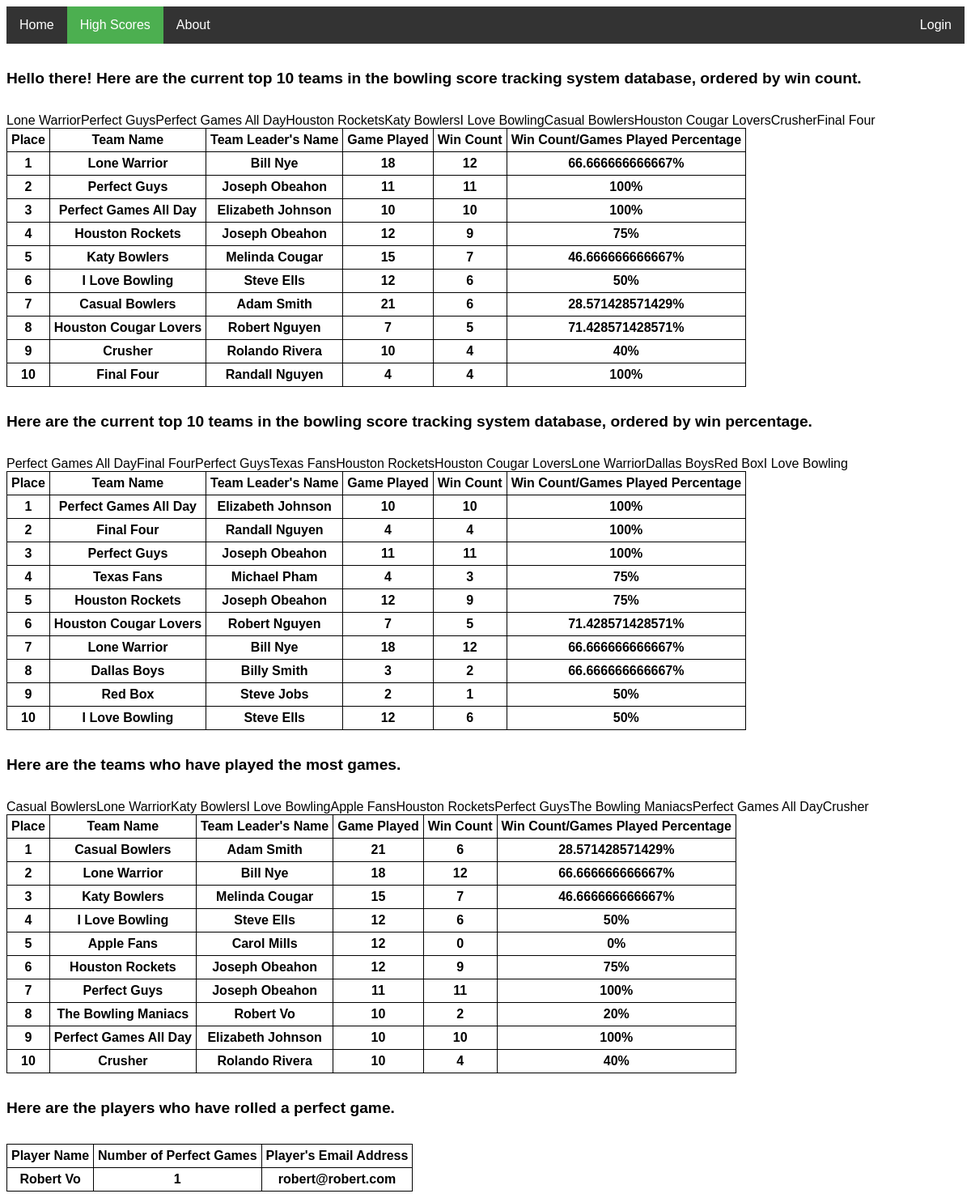
Page /scores.php on the committed database.
### tables this page shows
CREATE TABLE Team (
  Team_ID             INT             PRIMARY KEY AUTO_INCREMENT,
  Name                VARCHAR(50)	    NOT NULL,
  Leader              INT			        NOT NULL,
  Date_Created        DATETIME,
  Game_Count          INT			        DEFAULT 0,
  Win_Count           INT			        DEFAULT 0,
  Player_1	          INT             NULL,
  Player_2	          INT             NULL,
  Player_3	          INT             NULL,
  Player_4	          INT             NULL,
  Player_5	          INT             NULL,
  Date_Added          DATETIME,
  Last_Date_Modified  DATETIME,
  FOREIGN KEY    (Leader)       REFERENCES Players(Player_ID)
    ON DELETE RESTRICT,
  FOREIGN KEY    (Player_1)     REFERENCES Players(Player_ID)
    ON DELETE RESTRICT,
  FOREIGN KEY    (Player_2)     REFERENCES Players(Player_ID)
    ON DELETE RESTRICT,
  FOREIGN KEY    (Player_3)     REFERENCES Players(Player_ID)
    ON DELETE RESTRICT,
  FOREIGN KEY    (Player_4)     REFERENCES Players(Player_ID)
    ON DELETE RESTRICT,
  FOREIGN KEY    (Player_5)     REFERENCES Players(Player_ID)
    ON DELETE RESTRICT,
  CHECK (Game_Count >= 0),
  CHECK (Win_Count >= 0)
);

CREATE TABLE Player_Stats (
  Stat_ID             INT PRIMARY KEY AUTO_INCREMENT,
  Player_ID           INT UNIQUE,
  Strikes             INT NOT NULL DEFAULT 0,
  Games_Played        INT NOT NULL DEFAULT 0,
  Perfect_Games       INT NOT NULL DEFAULT 0,
  Spares              INT NOT NULL DEFAULT 0,
  Best_Score          INT NOT NULL DEFAULT 0,
  Worst_Score         INT NOT NULL DEFAULT 0,
  Pins_Left           INT NOT NULL DEFAULT 0,
  Average_Pin_Left    DOUBLE NOT NULL DEFAULT 0,
  Date_Added          DATETIME,
  Last_Date_Modified  DATETIME,
  FOREIGN KEY (Player_ID) REFERENCES Players(Player_ID)
    ON DELETE CASCADE
    ON UPDATE CASCADE,
  CHECK (Strikes >= 0),
  CHECK (Games_Played >= 0),
  CHECK (Perfect_Games >= 0),
  CHECK (Spares >= 0),
  CHECK (Best_Score >= 0),
  CHECK (Worst_Score >= 0),
  CHECK (Pins_Left >= 0),
  CHECK (Average_Pin_Left >= 0)
);

CREATE TABLE Players (
  Player_ID           INT             PRIMARY KEY AUTO_INCREMENT,
  Gender              ENUM('F', 'M')  NOT NULL,
  Phone_Number        VARCHAR(15),
  Date_Joined         DATE,
  Date_Of_Birth       DATE            NOT NULL,
  Street_Address      VARCHAR(30)     NOT NULL,
  City                VARCHAR(30)     NOT NULL,
  State               VARCHAR(15)     NOT NULL,
  Zip_Code            INT             NOT NULL,
  First_Name          VARCHAR(30)     NOT NULL,
  Last_Name           VARCHAR(30)     NOT NULL,
  Middle_Initial      VARCHAR(1),
  Email               VARCHAR(30)     NOT NULL UNIQUE,
  Password            VARCHAR(256)    NOT NULL,
  Is_Admin            BOOLEAN         DEFAULT FALSE,
  Reset_Key           VARCHAR(100)    DEFAULT '',
  Date_Added          DATETIME,
  Last_Date_Modified  DATETIME

);

### public_html/scores.php (the view, shortened to what this page needs)
<!DOCTYPE html>
<html>
<head>
    <link rel="stylesheet" type="text/css" href="index.css">
    <link rel="stylesheet" type="text/css" href="audit.css">
</head>
<body>
<?php
include 'menuBar.php';
generateMenuBar(basename(__FILE__));
?>
<?php
function createPlayersArray()
{
    $conn = connectToDatabase();
    $sql = "SELECT First_Name, Last_Name, Player_ID from Players";
    $result = $conn->query($sql);
    $teams = array();
    if ($result->num_rows > 0) {
        while ($row = $result->fetch_assoc()) {
            $teams[$row['Player_ID']] = $row['First_Name'] . ' ' . $row['Last_Name'];
        }
    } else {
        echo "0 results";
    }
    return $teams;
}
?>
<?php
function printTop10Teams() {
    $conn = connectToDatabase();
    $sql = "SELECT * FROM TEAM ORDER BY Win_Count DESC LIMIT 10";
    $result = $conn->query($sql);
    printResult($result);
}
function printTop10TeamsByPercentage() {
    $conn = connectToDatabase();
    $sql = 'SELECT Name, Leader, Game_Count, Win_Count, 100*Win_Count/Team.Game_Count FROM TEAM ORDER BY 100*Win_Count/Team.Game_Count DESC LIMIT 10';
    $result = $conn->query($sql);
    printResult($result);
}
function printTop10TeamsGamesPlayed() {
    $conn = connectToDatabase();
    $sql = 'SELECT Name, Leader, Game_Count, Win_Count, 100*Win_Count/Team.Game_Count FROM TEAM ORDER BY Game_Count DESC LIMIT 10';
    $result = $conn->query($sql);
    printResult($result);
}
function printPlayersWithPerfectGames() {
    $conn = connectToDatabase();
    $sql = 'SELECT * FROM Player_Stats, Players where Player_Stats.Player_ID = Players.Player_ID and Player_Stats.Perfect_Games > 0';
    $result = $conn->query($sql);
    printPlayers($result);
}
function printPlayers($result) {
    if($result->num_rows > 0) {
        echo '<table>';
        echo '<tr><th>Player Name</th><th>Number of Perfect Games</th><th>Player\'s Email Address</th></tr>';
        while($row = $result->fetch_assoc()) {
            echo '<th>' . $row['First_Name'] . ' ' . $row['Last_Name'] . '</th>';
            echo '<th>' . $row['Perfect_Games'] . '</th>';
            echo '<th>' . $row['Email'] . '</th>';
        }
        echo '</table>';
    }
    else {
        echo 'Fatal error! No team exists.';
    }
}
function printResult($result) {
    if($result->num_rows > 0) {
        $place = 1;
        echo '<table>';
        echo '<tr><th>Place</th><th>Team Name</th><th>Team Leader\'s Name</th><th>Game Played</th><th>Win Count</th><th>Win Count/Games Played Percentage</th></tr>';
        $teams = createPlayersArray();
        while($row = $result->fetch_assoc()) {
            echo '<tr><th>' . $place. '</th>' . $row['Name'];
            $place++;
            echo '<th>' . $row['Name'] . '</th>';
            echo '<th>' . $teams[$row['Leader']] . '</th>';
            echo '<th>' . $row['Game_Count'] . '</th>';
            echo '<th>' . $row['Win_Count'] . '</th>';
            echo '<th>' . 100*$row['Win_Count']/$row['Game_Count'] . '%</th>';
            echo '</tr>';
        }
        echo '</table>';
    }
    else {
        echo 'Fatal error! No team exists.';
    }
}
    echo '<h5>Hello there! Here are the current top 10 teams in the bowling score tracking system database, ordered by win count.</h5>';
    printTop10Teams();
    echo '<h5>Here are the current top 10 teams in the bowling score tracking system database, ordered by win percentage.</h5>';
    printTop10TeamsByPercentage();
    echo '<h5>Here are the teams who have played the most games.</h5>';
    printTop10TeamsGamesPlayed();
    echo '<h5>Here are the players who have rolled a perfect game.</h5>';
    printPlayersWithPerfectGames();
?>
</body>
</html>

### public_html/menuBar.php
<link rel="stylesheet" type="text/css" href="index.css">
<?php
if(isset($_SESSION['sess_user'])){
    function generateMenuBar($currentPage)
    {
        echo '<ul>';
        if ($currentPage == "index.php") {
            echo '<li><a class="active" href="index.php">Home</a></li>';
        } else {
            echo '<li><a href="index.php">Home</a></li>';
        }
        if ($currentPage == "about.php") {
            echo '<li><a class="active" href="about.php">About</a></li>';
        } else {
            echo '<li><a href="about.php">About</a></li>';
        }
        if ($currentPage == "logout.php") {
            echo '<li style="float:right"><a class="active" href="logout.php">Logout</a></li>';
        } else {
            echo '<li style="float:right"><a href="logout.php">Logout</a></li>';
        }
        if ($_SESSION['user_role']) {
            $auditPages = array();
            $auditPages[] = "audit.php";
            $auditPages[] = "runAudit.php";
            $auditPages[] = "updateRow.php";
            $auditPages[] = "updated.php";
            $auditPages[] = "createRow.php";
            $auditPages[] = "created.php";
            if (in_array($currentPage, $auditPages)) {
                echo '<li style="float:right"><a class="active" href="audit.php">Audit</a></li>';
            } else {
                echo '<li style="float:right"><a href="audit.php">Audit</a></li>';
            }
        }
        else {
            if ($currentPage == "scores.php") {
                echo '<li><a class="active" href="scores.php">High Scores</a></li>';
            } else {
                echo '<li><a href="scores.php">High Scores</a></li>';
            }
            if ($currentPage == "team.php" or $currentPage == "leaveTeam.php") {
                echo '<li style="float:right"><a class="active" href="team.php">Team</a></li>';
            } else {
                echo '<li style="float:right"><a href="team.php">Team</a></li>';
            }
            if ($currentPage == "games.php" or $currentPage == "createGame.php" or $currentPage == "runCreateGame.php" or $currentPage == "viewGame.php" or $currentPage == "viewFrame.php") {
                echo '<li style="float:right"><a class="active" href="games.php">Games</a></li>';
            } else {
                echo '<li style="float:right"><a href="games.php">Games</a></li>';
            }
            if ($currentPage == "statistics.php") {
                echo '<li style="float:right"><a class="active" href="statistics.php">Player Stats</a></li>';
            } else {
                echo '<li style="float:right"><a href="statistics.php">Player Stats</a></li>';
            }
        }
        if ($currentPage == "loginSuccessful.php") {
            echo '<li style="float:right"><a class="active" href="loginSuccessful.php">Profile</a></li>';
        } else {
            echo '<li style="float:right"><a href="loginSuccessful.php">Profile</a></li>';
        }
        echo '</ul>';
    }
}
else {
    function generateMenuBar($currentPage)
    {
        echo '<ul>';
        if ($currentPage == "index.php") {
            echo '<li><a class="active" href="index.php">Home</a></li>';
        } else {
            echo '<li><a href="index.php">Home</a></li>';
        }
        if ($currentPage == "scores.php") {
            echo '<li><a class="active" href="scores.php">High Scores</a></li>';
        } else {
            echo '<li><a href="scores.php">High Scores</a></li>';
        }
        if ($currentPage == "about.php") {
            echo '<li><a class="active" href="about.php">About</a></li>';
        } else {
            echo '<li><a href="about.php">About</a></li>';
        }
        if ($currentPage == "loginForm.php") {
            echo '<li style="float:right"><a class="active" href="loginForm.php">Login</a></li>';
        } else {
            echo '<li style="float:right"><a href="loginForm.php">Login</a></li>';
        }
        echo '</ul>';
    }
}
?>

### public_html/index.css (style rules this page uses)
body { font-family: "Arial"; }
ul { list-style-type: none; margin: 0; padding: 0; overflow: hidden; background-color: #333; }
li { float: left; }
li a { display: block; color: white; text-align: center; padding: 14px 16px; text-decoration: none; }
.active { background-color: #4CAF50; }
h5 { font-size:larger; }

### public_html/audit.css (style rules this page uses)
table, th, td { border: 1px solid black; border-collapse: collapse; }
th, td { padding: 5px; }

### rows in the picture
team: Name "Lone Warrior", Leader "Bill Nye", Game_Count "18", Win_Count "12", 100*$row['Win_Count']/$row['Game_Count'] "66.666666666667"
team: Name "Perfect Guys", Leader "Joseph Obeahon", Game_Count "11", Win_Count "11", 100*$row['Win_Count']/$row['Game_Count'] "100"
team: Name "Perfect Games All Day", Leader "Elizabeth Johnson", Game_Count "10", Win_Count "10", 100*$row['Win_Count']/$row['Game_Count'] "100"
team: Name "Houston Rockets", Leader "Joseph Obeahon", Game_Count "12", Win_Count "9", 100*$row['Win_Count']/$row['Game_Count'] "75"
team: Name "Katy Bowlers", Leader "Melinda Cougar", Game_Count "15", Win_Count "7", 100*$row['Win_Count']/$row['Game_Count'] "46.666666666667"
team: Name "I Love Bowling", Leader "Steve Ells", Game_Count "12", Win_Count "6", 100*$row['Win_Count']/$row['Game_Count'] "50"
team: Name "Casual Bowlers", Leader "Adam Smith", Game_Count "21", Win_Count "6", 100*$row['Win_Count']/$row['Game_Count'] "28.571428571429"
team: Name "Houston Cougar Lovers", Leader "Robert Nguyen", Game_Count "7", Win_Count "5", 100*$row['Win_Count']/$row['Game_Count'] "71.428571428571"
team: Name "Crusher", Leader "Rolando Rivera", Game_Count "10", Win_Count "4", 100*$row['Win_Count']/$row['Game_Count'] "40"
team: Name "Final Four", Leader "Randall Nguyen", Game_Count "4", Win_Count "4", 100*$row['Win_Count']/$row['Game_Count'] "100"
team: Name "Texas Fans", Leader "Michael Pham", Game_Count "4", Win_Count "3", 100*$row['Win_Count']/$row['Game_Count'] "75"
team: Name "Dallas Boys", Leader "Billy Smith", Game_Count "3", Win_Count "2", 100*$row['Win_Count']/$row['Game_Count'] "66.666666666667"
team: Name "Red Box", Leader "Steve Jobs", Game_Count "2", Win_Count "1", 100*$row['Win_Count']/$row['Game_Count'] "50"
team: Name "Apple Fans", Leader "Carol Mills", Game_Count "12", Win_Count "0", 100*$row['Win_Count']/$row['Game_Count'] "0"
team: Name "The Bowling Maniacs", Leader "Robert Vo", Game_Count "10", Win_Count "2", 100*$row['Win_Count']/$row['Game_Count'] "20"
player_stats: Player_ID.First_Name "Robert", Player_ID.Last_Name "Vo", Perfect_Games "1", Player_ID.Email "robert@robert.com"
